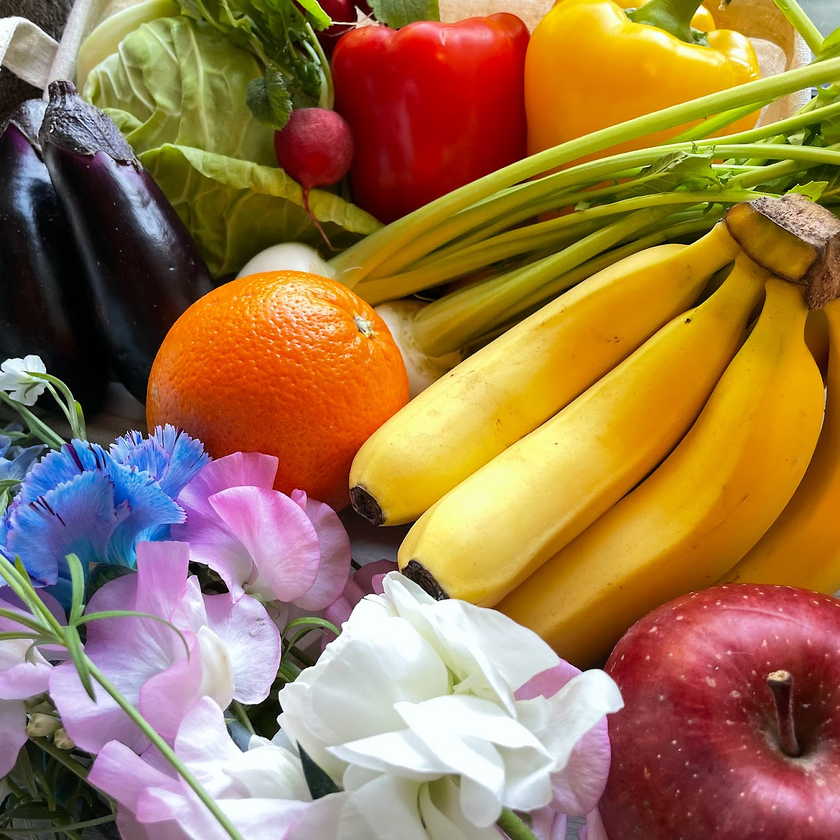
#> input picture ch4/4.2/veggie.png, 840 x 840 px, shrunk from 1270 x 1270 before the run
$ python split_hsv.py
#> lines starting #> are read from the running program, lines starting #| are printed output that depends on the picture
import cv2

# test.png を読み込む
img_bgr = cv2.imread('veggie.png')
#> img_bgr is the input picture: shape (840, 840, 3); mean B, G, R 76.8, 119.7, 156.5

# グレイスケールの画像に変換する
img_gray = cv2.cvtColor(img_bgr, cv2.COLOR_BGR2GRAY)
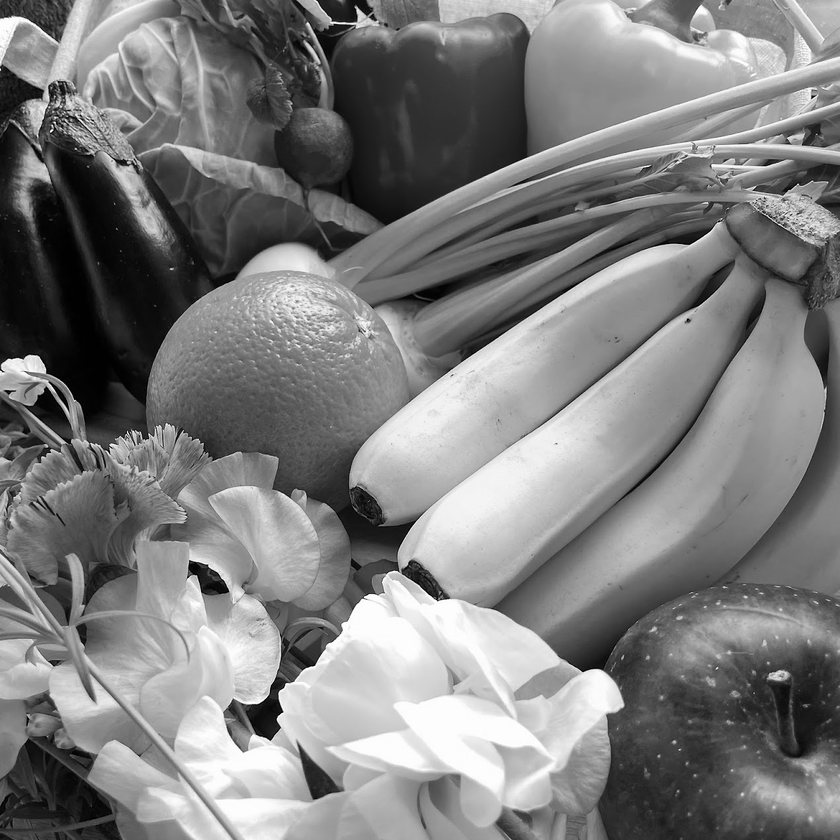
#> img_gray: shape (840, 840); min 0, max 255, mean 125.8

# 画像の表示
cv2.imshow('BGR', img_bgr)
cv2.imshow('GRAY', img_gray)

# BGRからHSVへの変換
img_hsv = cv2.cvtColor(img_bgr, cv2.COLOR_BGR2HSV)
#> img_hsv: shape (840, 840, 3); mean H, S, V 59.4, 156.7, 164.3
cv2.imshow('HSV', img_hsv)


# HSVの3チャンネル画像をH,S,Vの3枚の画像に分解する
h, s, v = cv2.split(img_hsv)
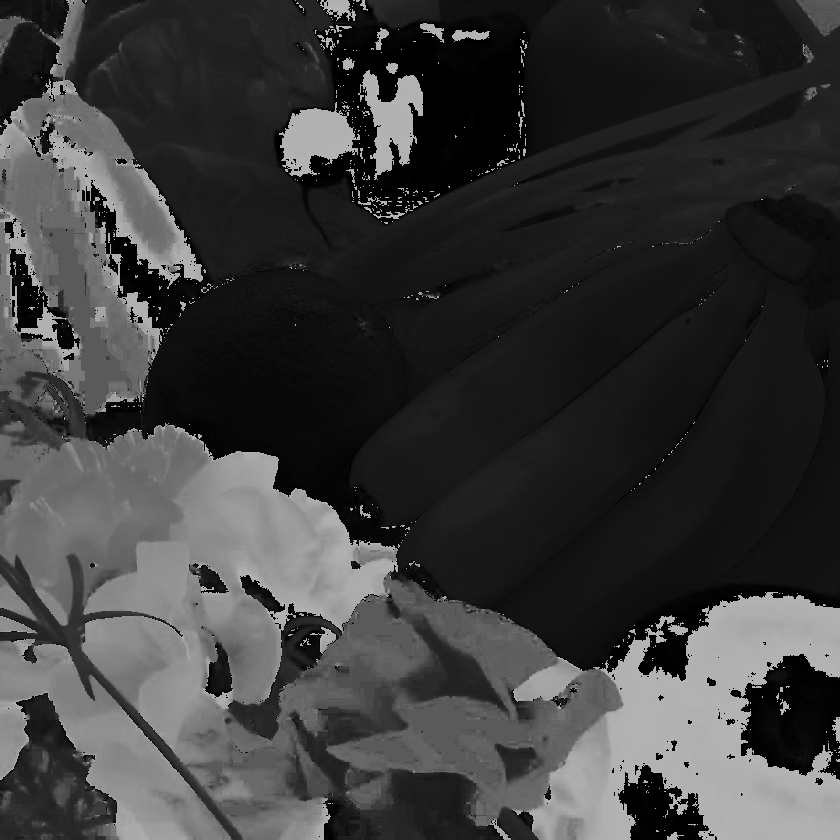
#> h: shape (840, 840); min 0, max 179, mean 59.4
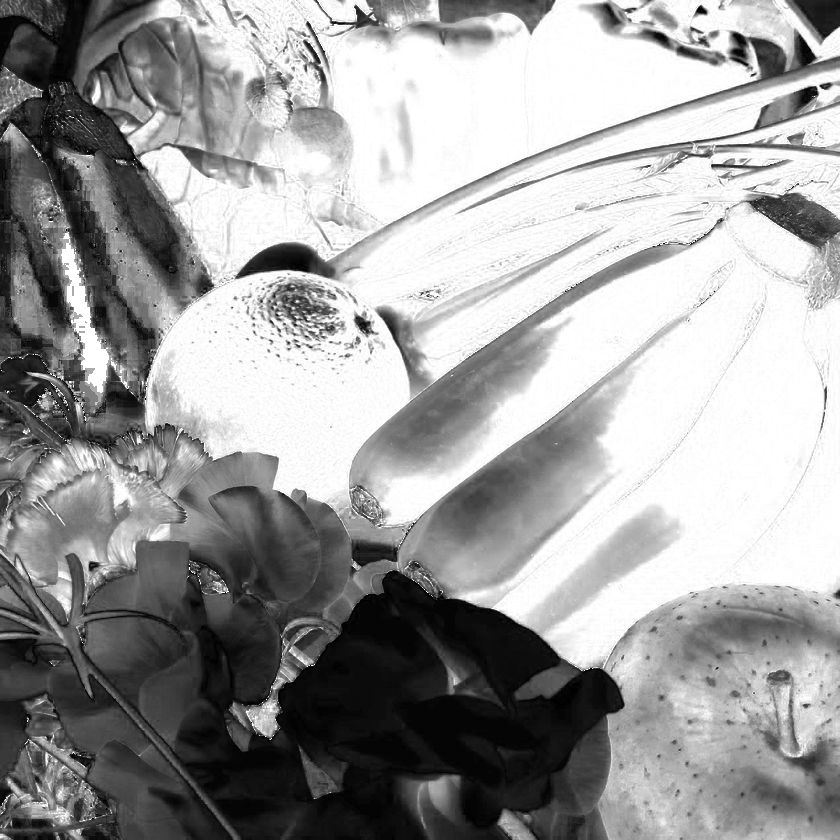
#> s: shape (840, 840); min 0, max 255, mean 156.7
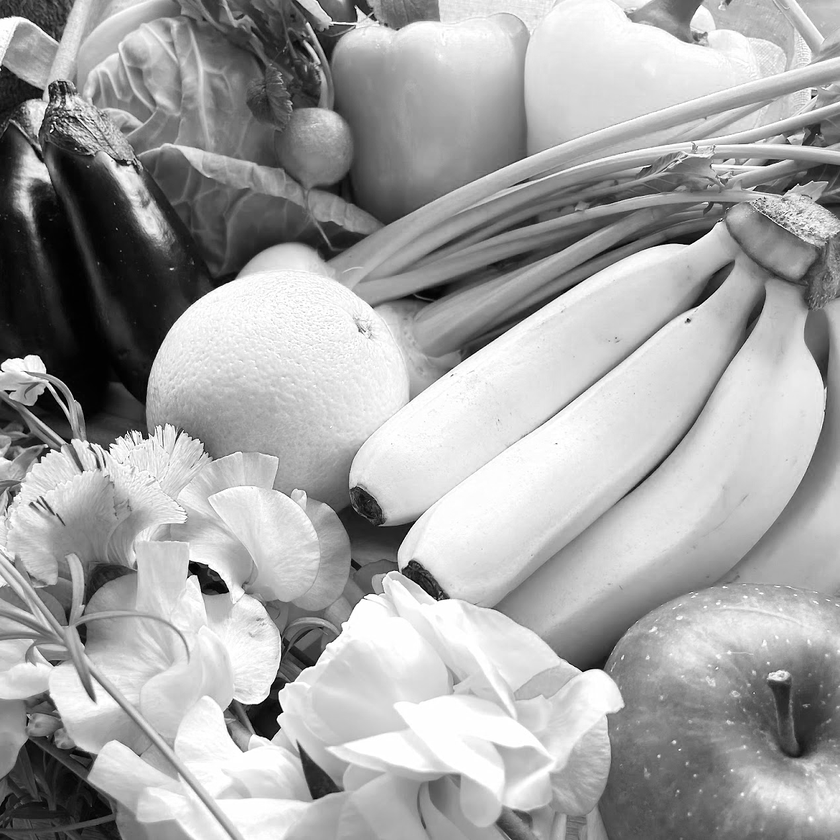
#> v: shape (840, 840); min 0, max 255, mean 164.3

# 3枚を横に連結して表示
cv2.imshow('H,S,V', cv2.hconcat([h, s, v]))
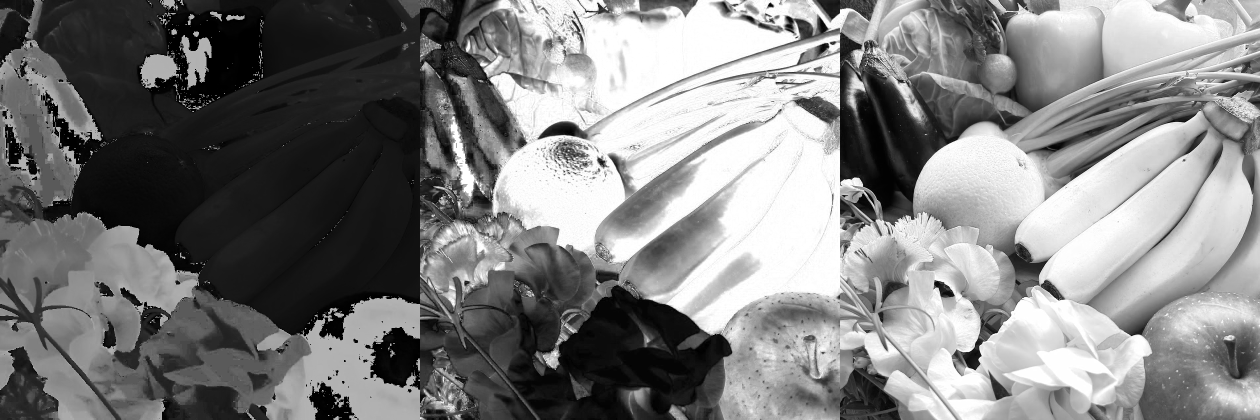
#> window 'H,S,V': shape (840, 2520) (shown at 1/2 size); min 0, max 255, mean 126.8
cv2.waitKey(0)
